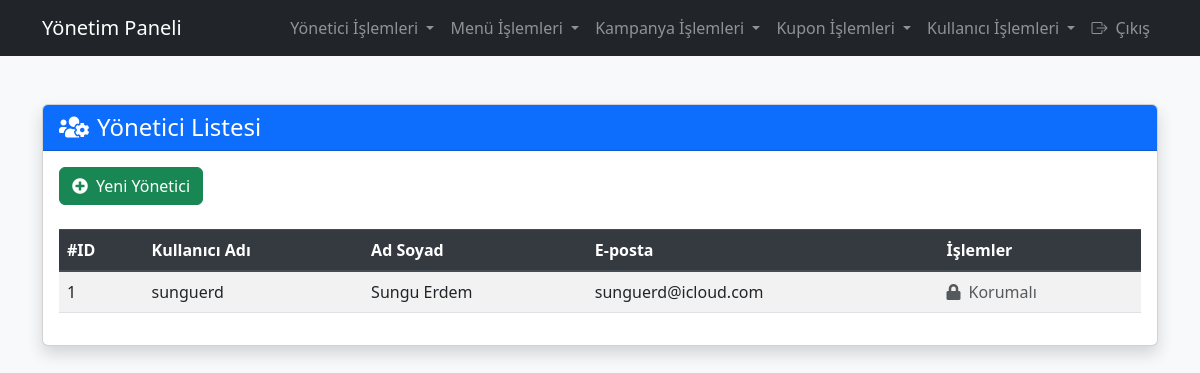
/yonetici/yoneticiler.php (signed in), run on the app's committed database.
### tables this page shows
CREATE TABLE `yoneticiler` (
  `admin_id` int(11) NOT NULL,
  `kullanici_adi` varchar(50) NOT NULL,
  `ad_soyad` varchar(100) NOT NULL,
  `eposta` varchar(100) NOT NULL,
  `parola` varchar(255) NOT NULL
);

### yonetici/yoneticiler.php (the view, shortened to what this page needs)
<?php
require_once '../inc/db.php';
$sorgu = $conn->prepare("SELECT * FROM yoneticiler");
$sorgu->execute();
$yoneticiler = $sorgu->fetchAll(PDO::FETCH_ASSOC);
?>
<!DOCTYPE html>
<html lang="tr">
<head>
    <link href="https://stackpath.bootstrapcdn.com/bootstrap/4.5.2/css/bootstrap.min.css" rel="stylesheet">
    <link href="https://cdnjs.cloudflare.com/ajax/libs/font-awesome/5.15.4/css/all.min.css" rel="stylesheet">
    <link href="https://cdn.jsdelivr.net/npm/bootstrap@5.3.0/dist/css/bootstrap.min.css" rel="stylesheet">
  <link href="https://cdn.jsdelivr.net/npm/bootstrap-icons@1.10.5/font/bootstrap-icons.css" rel="stylesheet">
</head>
<body class="bg-light">
      <?php include 'navbar.php'; ?>
    <div class="container py-5">
        <div class="card card-shadow">
            <div class="card-header bg-primary text-white">
                <h4 class="mb-0"><i class="fas fa-users-cog mr-2"></i>Yönetici Listesi</h4>
            </div>
            <div class="card-body">
                <div class="d-flex justify-content-between mb-4">
                    <a href="yonetici-ekle.php" class="btn btn-success">
                        <i class="fas fa-plus-circle mr-2"></i>Yeni Yönetici
                    </a>
                </div>
                <div class="table-responsive">
                    <table class="table table-hover table-striped">
                        <thead class="thead-dark">
                            <tr>
                                <th>#ID</th>
                                <th>Kullanıcı Adı</th>
                                <th>Ad Soyad</th>
                                <th>E-posta</th>
                                <th>İşlemler</th>
                            </tr>
                        </thead>
                        <tbody>
                            <?php foreach ($yoneticiler as $yonetici): ?>
                                <tr>
                                    <td><?= $yonetici['admin_id'] ?></td>
                                    <td><?= $yonetici['kullanici_adi'] ?></td>
                                    <td><?= $yonetici['ad_soyad'] ?></td>
                                    <td><?= $yonetici['eposta'] ?></td>
                                    <td>
                                        <?php if ($yonetici['admin_id'] == 1): ?>
                                            <span class="text-muted" title="Bu yönetici düzenlenemez">
                                                <i class="fas fa-lock mr-2"></i>Korumalı
                                            </span>
                                        <?php endif; ?>
                                    </td>
                                </tr>
                            <?php endforeach; ?>
                        </tbody>
                    </table>
                </div>
            </div>
        </div>
    </div>
</body>
</html>

### yonetici/yoneticiler.php (style rules this page uses)
.card-shadow { box-shadow: 0 0.5rem 1rem rgba(0, 0, 0, 0.15); }

### data on the page
yoneticiler: admin_id "1", kullanici_adi "sunguerd", ad_soyad "Sungu Erdem", eposta "sunguerd@icloud.com", shows "Korumalı"
